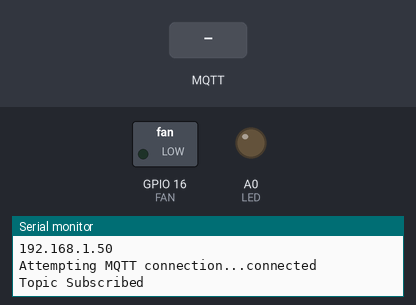
The sketch below on a simulated ESP8266 (NodeMCU). On the bench: switched loads named in the sketch (green lamp = pin HIGH), output pins drawn as LEDs (lit = HIGH), the last lines printed to the serial monitor. The test bench sets the inputs (shaded band). WiFi joins after 1.5 s; servers stay silent unless stated; no MQTT or app messages arrive unless stated.

Above: at 2.7 s.
2.8 s: MQTT message "LED" arrives on the first subscribed topic
At 4.0 s:
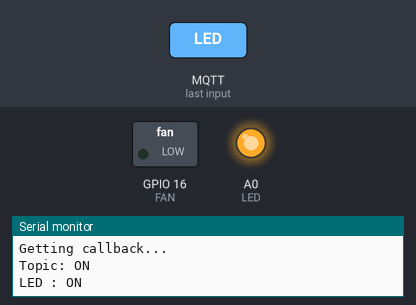
4.3 s: MQTT message "FAN" arrives on the first subscribed topic
At 5.4 s:
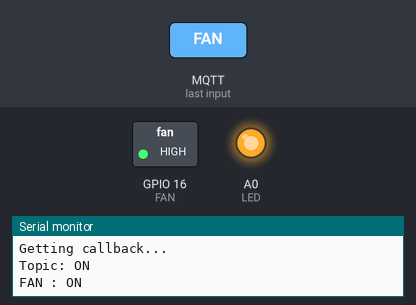
5.8 s: MQTT message "LED" arrives on the second subscribed topic
At 6.5 s:
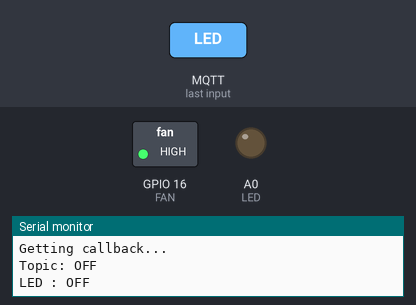
Timing chart, 0 to 8.8 s (numbered marks = the images above; inputs shaded):
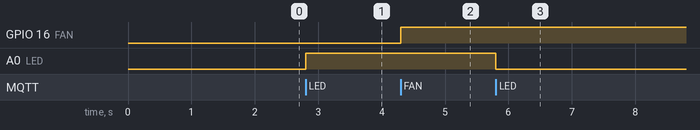

The sketch:

led_mqtt.ino
```cpp
// python script compatible

#include <ESP8266WiFi.h>

#include <PubSubClient.h>

// #define LED D4

// Update these with values suitable for your network.
const char* ssid = "Techmirtz";
const char* password = "arduino123";
const char* mqtt_server = "192.168.43.146";

WiFiClient espClient;
PubSubClient client(espClient);
int FAN = 16;
int LED = 17;
String fan;
String led;
String strTopic;
String strPayload;

void setup_wifi() {

  delay(10);
  // We start by connecting to a WiFi network
  Serial.println();
  Serial.print("Connecting to ");
  Serial.println(ssid);

  WiFi.begin(ssid, password);

  while (WiFi.status() != WL_CONNECTED)
  {
    delay(500);
    Serial.print(".");
  }

  Serial.println("");
  Serial.println("WiFi connected");
  Serial.println("IP address: ");
  Serial.println(WiFi.localIP());
}

void callback(char* topic, byte* payload, unsigned int length) {
  payload[length] = '\0';
  Serial.println("Getting callback...");
  strTopic = String((char*)topic);
  Serial.print("Topic: ");
  Serial.println(strTopic);
  if(strTopic == "ON")
    {
    String device = String((char*)payload);
    if(device == "LED")
      {
        Serial.println("LED : ON");
        digitalWrite(LED, HIGH);
      }

    if(device == "FAN")
      {
        Serial.println("FAN : ON");
        digitalWrite(FAN, HIGH);
      }

    }

  if(strTopic == "OFF")
    {
    String device = String((char*)payload);

    if(device == "LED")
      {
        Serial.println("LED : OFF");
        digitalWrite(LED, LOW);
      }

    if(device == "FAN")
      {
        Serial.println("FAN : OFF");
        digitalWrite(FAN, LOW);
      }

    }
}


void reconnect() {
  // Loop until we're reconnected
  while (!client.connected()) {
    Serial.print("Attempting MQTT connection...");
    // Attempt to connect
    if (client.connect("ESP8266")) {
      Serial.println("connected");
      // Once connected, publish an announcement...
      client.subscribe("ON");
      client.subscribe("OFF");
      Serial.println("Topic Subscribed");
    } else {
      Serial.print("failed, rc=");
      Serial.print(client.state());
      Serial.println(" try again in 5 seconds");
      // Wait 5 seconds before retrying
      delay(5000);
    }
  }
}

void setup()
{
  Serial.begin(115200);
  setup_wifi();
  client.setServer(mqtt_server, 1883);
  client.setCallback(callback);

  pinMode(FAN, OUTPUT);
  pinMode(LED, OUTPUT);
  digitalWrite(LED, LOW);
}

void loop()
{
  if (!client.connected()) {
    reconnect();
  }
  //Serial.println("Going to client.loop()");
  client.loop();
  //Serial.println("Exiting to client.loop()");
}
```

Measured:
- after the input at 2.8 s, A0 (LED): LOW → HIGH at once
- after the input at 4.3 s, GPIO 16 (FAN): LOW → HIGH at once
- after the input at 5.8 s, A0 (LED): HIGH → LOW at once
